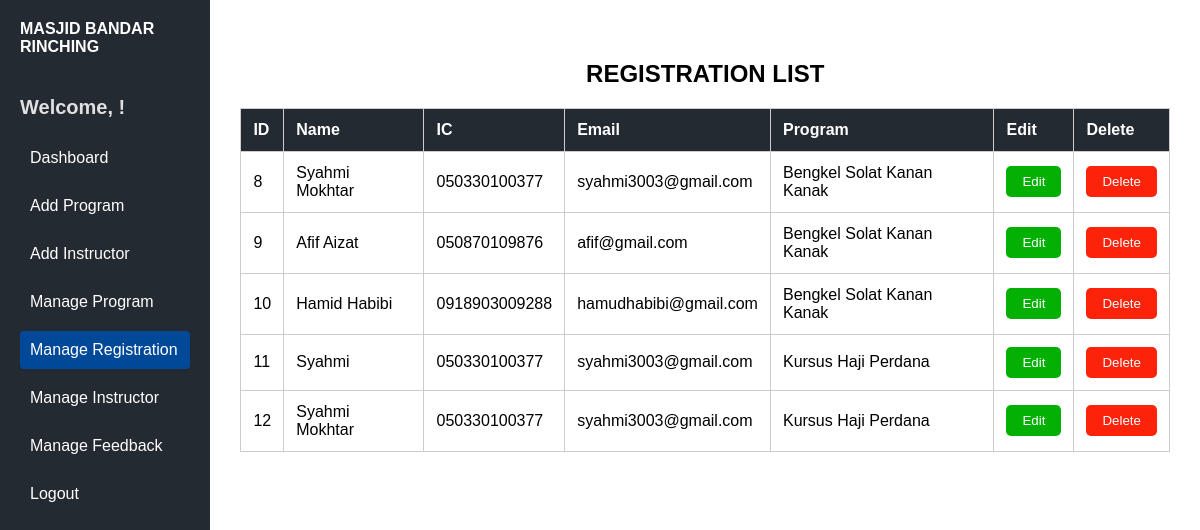
The app's page /program/admin/register/ with its own data.
### religiousprogram/models.py (models this page shows)
class Registration(models.Model):
    regName = models.CharField(max_length=100)
    regIc = models.CharField(max_length=100)
    regEmail = models.EmailField()
    regProgram = models.ForeignKey(Program, on_delete=models.CASCADE)

class Program(models.Model):
    progTitle = models.CharField(max_length=100)
    progDescription = models.TextField()
    progDate = models.DateField()
    progTime = models.TimeField()
    progInstructor = models.ForeignKey(Instructor, on_delete=models.CASCADE)
    progVenue = models.CharField(max_length=50)
    progCapacity = models.IntegerField()
    progRegistration = models.BooleanField(default=False)

### religiousprogram/views.py (the view)
# urls.py: path("admin/register/", views.dashboard_register, name="dashboard_register"),
def dashboard_register(request):
    register_list = Registration.objects.all()
    return render(request, 'dashboard_register.html', {'register': register_list})

### religiousprogram/templates/dashboard_register.html (shortened to what this page needs)
<!DOCTYPE html>
<html lang="en">
<head>
</head>
<body>
    <div class="container">
        <aside class="sidebar">
            <div class="brand">
                <strong>MASJID BANDAR RINCHING</strong>
            </div>
            <div class="welcome-msg">
                Welcome, {{ request.user.username }}!
            </div>
                <nav>
                <a href="{% url 'admin_dashboard' %}">Dashboard</a>
                <a href="{% url 'addprogram' %}">Add Program</a>
                <a href="{% url 'add_instructor' %}">Add Instructor</a>
                <a href="{% url 'dashboard_program' %}">Manage Program</a>
                <a href="#" class="active">Manage Registration</a>
                <a href="{% url 'dashboard_instructor' %}">Manage Instructor</a>
                <a href="{% url 'dashboard_feedback' %}">Manage Feedback</a>
                <a href="{% url 'homepage' %}">Logout</a>
            </nav>
        </aside>
        <main class="dashboard">
            <h2>REGISTRATION LIST</h2>
                <table>
                    <thead>
                        <tr>
                            <th>ID</th>
                            <th>Name</th>
                            <th>IC</th>
                            <th>Email</th>
                            <th>Program</th>
                            <th>Edit</th>
                            <th>Delete</th>
                        </tr>
                    </thead>
                    <tbody>
                        {% for register in register %}
                        <tr>
                            <td>{{ register.id }}</td>
                            <td>{{ register.regName }}</td>
                            <td>{{ register.regIc }}</td>
                            <td>{{ register.regEmail }}</td>
                            <td>{{ register.regProgram.progTitle }}</td>
                            <td>
                                <a href="{% url 'edit_register' register.id %}">
                                    <button type="submit" class="edit">Edit</button></td>
                            <td><button onclick="deleteRegister('{{ register.id }}')" class="delete">Delete</button></td>
                        </tr>
                        {% endfor %}
                    </tbody>
                </table>
    </main>
</body>
</html>

### religiousprogram/templates/dashboard_register.html (style rules this page uses)
body, html { margin: 0; padding: 0; height: 100%; font-family: Arial, Helvetica, sans-serif; }
.container { display: flex; min-height: 100vh; }
.sidebar { width: 220px; background-color: #232a31; color: white; display: flex; flex-direction: column; padding: 20px; gap: 20px; }
.sidebar .brand { font-size: 16px; font-weight: bold; margin-bottom: 20px; }
.sidebar nav { display: flex; flex-direction: column; gap: 10px; }
.sidebar nav a { color: white; text-decoration: none; padding: 10px; border-radius: 4px; }
.sidebar nav a:hover, .sidebar nav a.active { background-color: #004999; }
.sidebar .welcome-msg { font-size: 20px; font-weight: bold; color: #e0e0e0; }
main.dashboard { flex-grow: 1; padding: 40px 30px; width: 100%; }
h2 { text-align: center; }
table { width: 100%; max-width: 1500px; margin: auto; border-collapse: collapse; background: white; }
th,td { padding: 12px; border: 1px solid#ccc; text-align: left; }
th { background: #232a31; color: white; }
button.delete { background-color: #fd220a; color: white; border: none; padding: 8px 16px; border-radius: 5px; cursor: pointer; transition: background-color 0.3s; }
button.edit { background-color: #04b004; color: white; border: none; padding: 8px 16px; border-radius: 5px; cursor: pointer; transition: background-color 0.3s; }

### records on screen
Registration: id "8", regName "Syahmi Mokhtar", regIc "050330100377", regEmail "syahmi3003@gmail.com", regProgram.progTitle "Bengkel Solat Kanan Kanak"
Registration: id "9", regName "Afif Aizat", regIc "050870109876", regEmail "afif@gmail.com", regProgram.progTitle "Bengkel Solat Kanan Kanak"
Registration: id "10", regName "Hamid Habibi", regIc "0918903009288", regEmail "hamudhabibi@gmail.com", regProgram.progTitle "Bengkel Solat Kanan Kanak"
Registration: id "11", regName "Syahmi", regIc "050330100377", regEmail "syahmi3003@gmail.com", regProgram.progTitle "Kursus Haji Perdana"
Registration: id "12", regName "Syahmi Mokhtar", regIc "050330100377", regEmail "syahmi3003@gmail.com", regProgram.progTitle "Kursus Haji Perdana"
